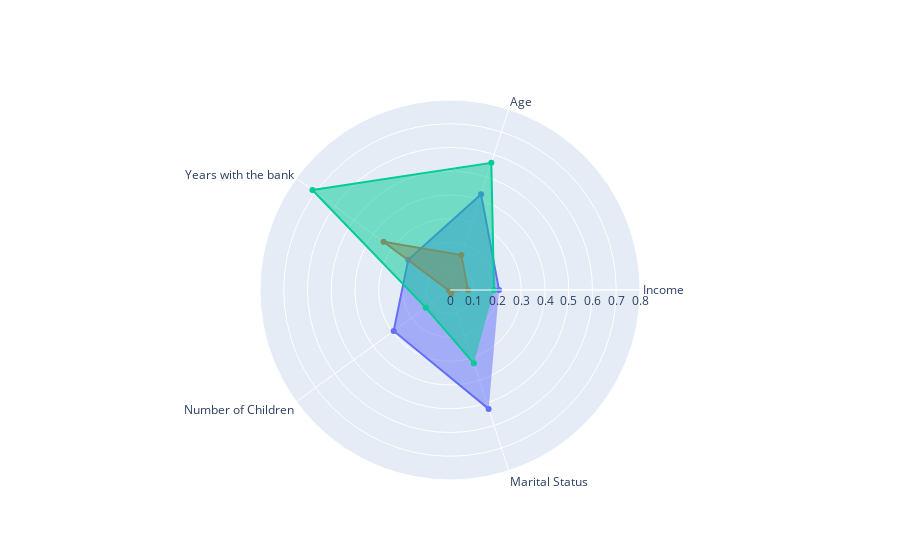

Notebook code for this chart:
### Code cell
import plotly.graph_objects as go

categories = g

fig = go.Figure()

fig.add_trace(go.Scatterpolar(
      r=r0,
      theta=categories,
      fill='toself',
      name='Cluster 0'
))
fig.add_trace(go.Scatterpolar(
      r=r1,
      theta=categories,
      fill='toself',
      name='Cluster 1'
))

fig.add_trace(go.Scatterpolar(
      r=r2,
      theta=categories,
      fill='toself',
      name='Cluster 2'
))

fig.update_layout(
  polar=dict(
    radialaxis=dict(
      visible=True,
      range=[0, 0.8]
    )),
  showlegend=False
)

fig.show()

### Figure 1 — Plotly figure (JSON) as saved in the notebook; plotly's stock layout.template omitted (floating-point values rounded to 4 significant figures)
{"data": [{"fill": "toself", "name": "Cluster 0", "r": [0.2065, 0.4236, 0.2173, 0.2931, 0.5263], "theta": ["Income", "Age", "Years with the bank", "Number of Children", "Marital Status"], "type": "scatterpolar"}, {"fill": "toself", "name": "Cluster 1", "r": [0.07562, 0.1544, 0.346, 0.004237, 0.01695], "theta": ["Income", "Age", "Years with the bank", "Number of Children", "Marital Status"], "type": "scatterpolar"}, {"fill": "toself", "name": "Cluster 2", "r": [0.1853, 0.5631, 0.7159, 0.1265, 0.3245], "theta": ["Income", "Age", "Years with the bank", "Number of Children", "Marital Status"], "type": "scatterpolar"}], "layout": {"autosize": true, "polar": {"angularaxis": {"type": "category"}, "radialaxis": {"autorange": false, "range": [0, 0.8], "type": "linear", "visible": true}}, "showlegend": false}}
